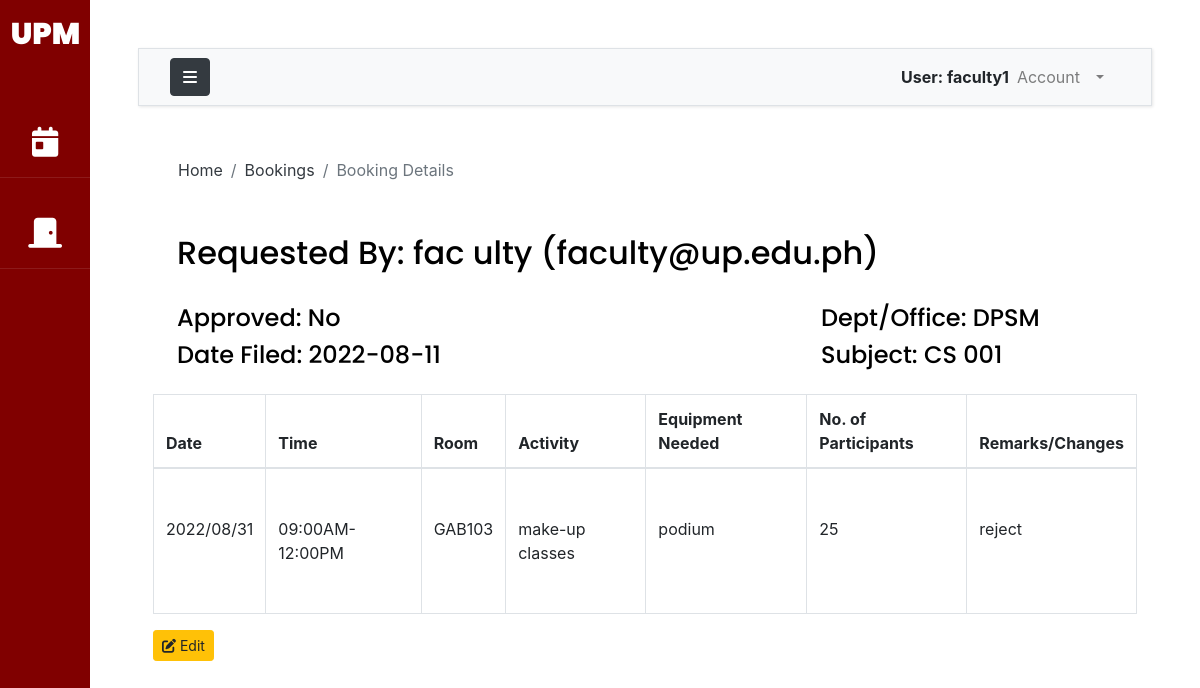
/booking/15/ (signed in), run on an earlier commit of the app's database.
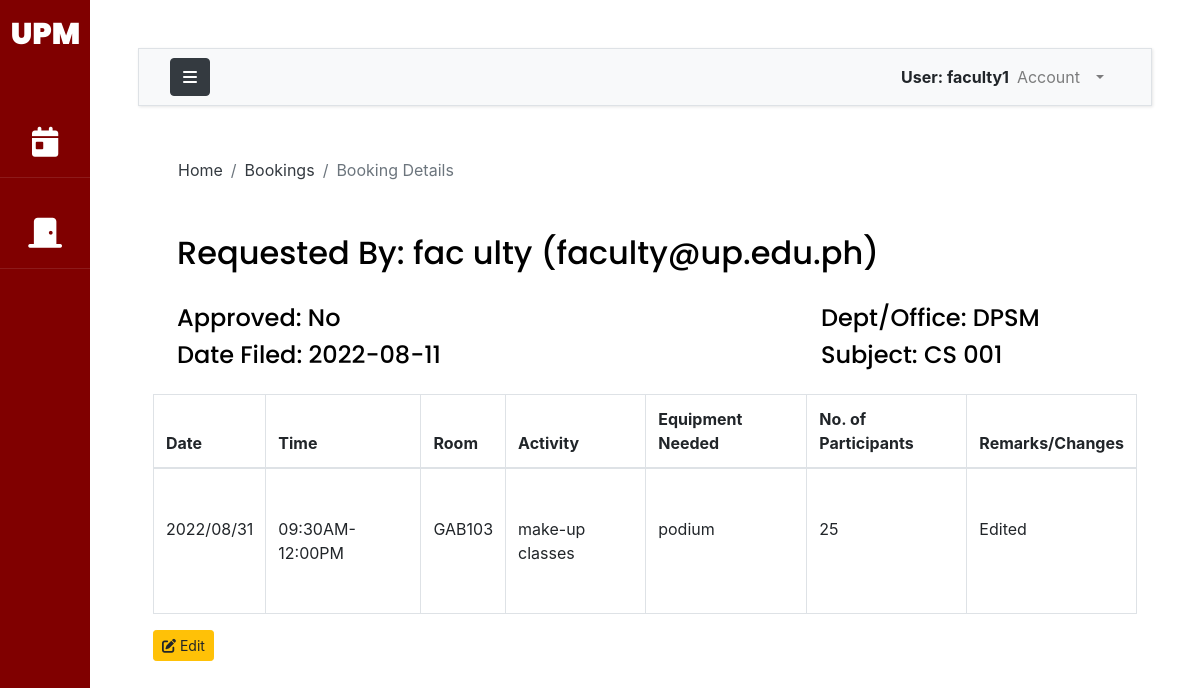
And on a later commit of the database.
### bookingapp/models.py (models this page shows, shortened)
class Booking(models.Model):
    room = models.ForeignKey(Room,on_delete=models.CASCADE,null=True)
    faculty =  models.ForeignKey(Faculty,on_delete=models.CASCADE,null=True,blank = True)
    approver =  models.ForeignKey(ADPD,on_delete=models.CASCADE,null=True,blank=True)
    booker = models.ForeignKey(AuthUser,on_delete=models.CASCADE,null=True,blank=True)
    dept_or_office = models.CharField(max_length=300,null=True,blank=True)
    organization = models.CharField(max_length=300,null=True,blank=True)
    subject = models.CharField(max_length=300, null=True,blank=True)
    activity = models.CharField(max_length=300,null=True)
    isApproved = models.BooleanField(null=True, blank = True)
    isEdited = models.BooleanField(null=True, blank = True)
    date_approved = models.DateField(null=True,blank=True)
    date_created = models.DateTimeField(auto_now_add=True,blank=True)
    start_time = models.DateTimeField(null=True)
    end_time = models.DateTimeField(null=True)
    numofstudents = models.IntegerField(null=True)
    equipment = models.TextField(null=True, blank=True)
    remarks = models.TextField(null=True, blank=True)

### accounts/models.py (models this page shows)
class AuthUser(AbstractUser):
    FACULTY = 1
    STAFF = 2
    OCS = 3
    ADPD = 4
    AO = 5
    USER_TYPE_CHOICES = (
        (FACULTY, 'Faculty'),
        (STAFF, 'Staff'),
        (OCS, 'OCS'),
        (ADPD, 'ADPD'),
        (AO,'AO')
    )
    first_name = models.CharField(max_length=200)
    last_name = models.CharField(max_length=200)
    email = models.EmailField(unique=True, validators=[
        EmailValidator(allowlist=['up.edu.ph'])
    ])
    college = models.ForeignKey("UPM.College",on_delete=models.CASCADE,null=True,blank=True)
    department = models.ForeignKey("UPM.Department",on_delete=models.CASCADE,null=True,blank=True)
    user_type = models.PositiveSmallIntegerField(choices=USER_TYPE_CHOICES,null=True)
    def __str__(self):
        return self.username
    def getFullName(self):
        return self.first_name +' ' + self.last_name + ' (' + self.email + ')'

### UPM/models.py (models this page shows, shortened)
class Room(models.Model):
    TYPES = (
        (1,"Room"),
        (2,"Theatre"),
    )
    name = models.CharField(max_length=300,null=True, unique=True)
    slug = models.SlugField(null=True)
    room_type =models.PositiveSmallIntegerField(choices=TYPES,null=True)
    college = models.ForeignKey(College,on_delete=models.CASCADE,null=True)
    building = models.ForeignKey(Building, on_delete=models.CASCADE, null=True)
    capacity = models.IntegerField()
    def __str__(self):
        return self.name

### bookingapp/views.py (the view)
# urls.py: path('<int:pk>/', views.bookingDetails, name='bookingDetails'),
@login_required(login_url='loginPage')
def bookingDetails(request,pk):
    booking = Booking.objects.get(id=pk)
    d = booking.start_time.strftime("%Y/%m/%d")
    time = booking.start_time.strftime("%I:%M%p") + '-' + booking.end_time.strftime("%I:%M%p")
    approve = request.POST.get("approve")
    reject = request.POST.get("reject")
    if request.method == "POST" and not approve and not reject:
        remarks = request.POST.get('remarks')
        booking.remarks = remarks
        booking.isEdited = False
        booking.save()
    elif approve:
        booking.isApproved=True
        booking.date_approved=date.today()
        booking.approver = ADPD.objects.get(user=request.user)
        booking.save()
    elif reject:
        booking.isApproved=False
        booking.save()
    context={'booking':booking,'date':d,'time':time}
    return render(request,'booking/booking-details.html',context)

### templates/booking/booking-details.html (shortened to what this page needs)
{% extends 'base.html' %}
{% load static %}
{% load crispy_forms_tags %}
{% block breadcrumb %}
<nav aria-label="breadcrumb">
  <ol class="breadcrumb mt-3 ms-4 bg-body">
    <li class="breadcrumb-item"><a href="{% url 'indexPage' %}" class="text-dark">Home</a></li>
    <li class="breadcrumb-item"><a href="{% url 'viewBookings' %}" class="text-dark">Bookings</a></li>
    <li class="breadcrumb-item active" aria-current="page">Booking Details</li>
  </ol>
</nav>
{% endblock breadcrumb %}
{% block content %}
<div class = "container w-70">
    <h2 class="py-4 px-4">Requested By: {{booking.booker.getFullName}}</h2>
    <div class= "row px-4 pb-3 justify-content-between">
      <div class="col-6 ">
      {% if booking.isApproved == True%}
        <h4>Approved: Yes</h4>
      {% elif booking.isApproved == False%}
        <h4>Approved: No</h4>
      {% else %}
        <h4>Approved: Not Yet</h4>
      {% endif %}
      <h4>Date Filed: {{booking.date_created|date:"Y-m-d"}}</h4>
      </div>
      {% if booking.dept_or_office %}
        <div class= 'col-4'>
          <h4>Dept/Office: {{booking.dept_or_office}}</h4>
          <h4>Subject: {{booking.subject}}</h4>
        </div>
      {% else %}
        <div class= 'col-4'>
          <h5>Organization: {{booking.organization}}</h5>
          <h5>Adviser: {{booking.faculty}}</h5>
        </div>
      {% endif %}
    </div>
   {% include 'booking/booking-table.html' %}
      <div class= 'row'>
      {% if request.user.user_type == 4 %}
        <div class = 'col-4'>
          {% if booking.isApproved ==  none or booking.isApproved == False %}
          <button type="button" class="btn btn-success" data-bs-toggle="modal" data-bs-target="#approveModal">
            Approve
          </button>
            {% if booking.isApproved == False %}
            <button type="button" class="btn btn-danger ms-1" data-bs-toggle="modal" data-bs-target="#rejectModal" disabled>
              Reject
            </button>
            {% else %}
            <button type="button" class="btn btn-danger ms-1" data-bs-toggle="modal" data-bs-target="#rejectModal">
              Reject
            </button>
            {% endif %}
          {% else %}
          <h6 class='px-4'>Approved by: {{booking.approver}}</h6>
          <h6 class='px-4'>Date approved: {{booking.date_approved}}</h6>
          {% endif %}
        </div>
      {% elif request.user == booking.booker %}
      <div class = 'col-4'>
        {% if booking.isApproved %}
        <button type="button" class="btn btn-success" disabled>
          <i class="fa-solid fa-pen-to-square"></i> Edit
        </button>
        <p>Already approved. Unable to edit.</p>
        <h6 class='px-4 pt-2'>Approved by: {{booking.approver}}</h6>
        <h6 class='px-4'>Date approved: {{booking.date_approved}}</h6>
        {% else %}
        <button type="button" class="update bs-modal btn btn-sm btn-warning btn-sm"><i class="fa-solid fa-pen-to-square"></i> Edit </button>
        {%endif%}
      </div>
      {% endif %}
</div>
{% endblock content %}

### templates/booking/booking-table.html
<table id ='booking-table' class="table table-bordered">
    <thead>
      <tr>
        <th scope="col">Date</th>
        <th scope="col">Time</th>
        <th scope="col">Room</th>
        <th scope="col">Activity</th>
        <th scope="col">Equipment Needed</th>
        <th scope="col">No. of Participants</th>
        <th scope="col">Remarks/Changes</th>
      </tr>
    </thead>
    <tbody>
      <tr>
        <td class = "py-5">{{date}}</td>
        <td class = "py-5">{{time}}</td>
        <td class = "py-5">{{booking.room}}</td>
        <td class = "py-5">{{booking.activity}}</td>
        <td class = "py-5">{{booking.equipment}}</td>
        <td class = "py-5">{{booking.numofstudents}}</td>
        <td class = "py-5">
          {% if request.user.user_type == 5 %}
            {% if booking.remarks or booking.isApproved%}
              {% if not booking.isEdited %}
                {{booking.remarks}}
              {% else %}
                <form method="POST">
                  {%csrf_token%}
                  <textarea class='form-control' name='remarks' placeholder={{booking.remarks}}></textarea>
                  <button class='btn btn-success' type='submit'> Enter </button>
                </form>
              {% endif %}
            {% else %}
            <form method="POST">
                {%csrf_token%}
                <textarea class='form-control' name='remarks'></textarea>
                <button class='btn btn-success' type='submit'> Enter </button>
            </form>
            {% endif %}
          {% else %}
          {{booking.remarks}}
          {%endif%}
        </td>
      </tr>
    </tbody>
  </table>

What changed in the data, as far as the page shows it:
changed Booking "DPSM": remarks "reject" → "Edited"
Also different on the page:
{{ time }}: "09:00AM-12:00PM" → "09:30AM-12:00PM"
